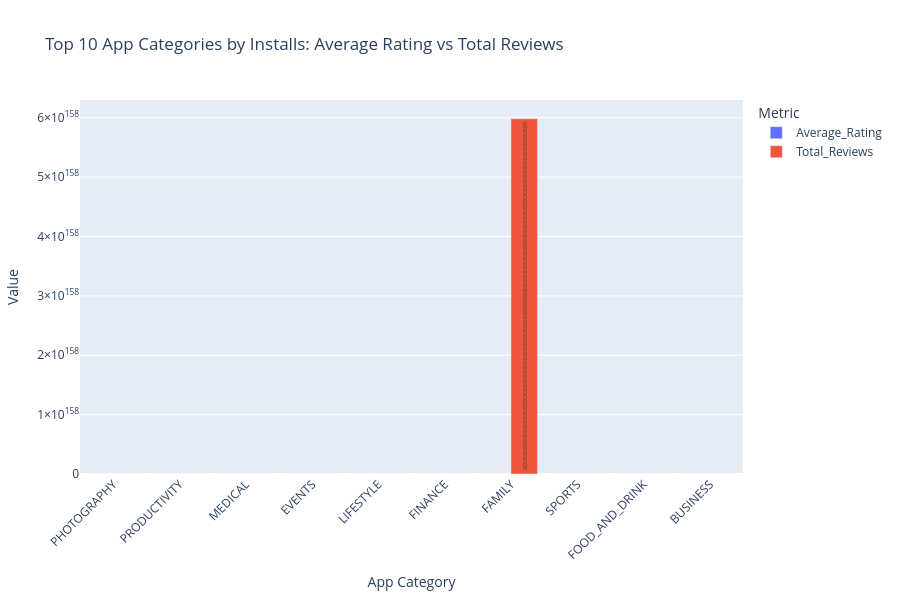

This figure's notebook cell:
### Code cell
fig = px.bar(
    top10_task1,
    x='Category',
    y=['Average_Rating', 'Total_Reviews'],
    barmode='group',
    title='Top 10 App Categories by Installs: Average Rating vs Total Reviews',
    labels={
        'Category': 'App Category',
        'value': 'Value',
        'variable': 'Metric'
    },
    text_auto='.2s'
)

fig.update_layout(
    xaxis_tickangle=-45,
    height=600
)

fig.show()

### Figure 1 — Plotly figure (JSON) as saved in the notebook; plotly's stock layout.template omitted (floating-point values rounded to 4 significant figures)
{"data": [{"alignmentgroup": "True", "hovertemplate": "Metric=Average_Rating<br>App Category=%{x}<br>Value=%{y}<extra></extra>", "legendgroup": "Average_Rating", "marker": {"color": "#636efa", "pattern": {"shape": ""}}, "name": "Average_Rating", "offsetgroup": "Average_Rating", "orientation": "v", "showlegend": true, "textposition": "auto", "texttemplate": "%{y:.2s}", "type": "bar", "x": ["PHOTOGRAPHY", "PRODUCTIVITY", "MEDICAL", "EVENTS", "LIFESTYLE", "FINANCE", "FAMILY", "SPORTS", "FOOD_AND_DRINK", "BUSINESS"], "xaxis": "x", "y": [4.15, 4.4, 4.533, 4.8, 4.38, 4.45, 4.395, 4.343, 4.6, 4.9], "yaxis": "y"}, {"alignmentgroup": "True", "hovertemplate": "Metric=Total_Reviews<br>App Category=%{x}<br>Value=%{y}<extra></extra>", "legendgroup": "Total_Reviews", "marker": {"color": "#EF553B", "pattern": {"shape": ""}}, "name": "Total_Reviews", "offsetgroup": "Total_Reviews", "orientation": "v", "showlegend": true, "textposition": "auto", "texttemplate": "%{y:.2s}", "type": "bar", "x": ["PHOTOGRAPHY", "PRODUCTIVITY", "MEDICAL", "EVENTS", "LIFESTYLE", "FINANCE", "FAMILY", "SPORTS", "FOOD_AND_DRINK", "BUSINESS"], "xaxis": "x", "y": [21160000000.0, 370300.0, 111100000000.0, 8.0, 759400000000000.0, 798400.0, 5.984e+158, 1.076e+32, 556.0, 378.0], "yaxis": "y"}], "layout": {"barmode": "group", "height": 600, "legend": {"title": {"text": "Metric"}, "tracegroupgap": 0}, "title": {"text": "Top 10 App Categories by Installs: Average Rating vs Total Reviews"}, "xaxis": {"anchor": "y", "domain": [0, 1], "tickangle": -45, "title": {"text": "App Category"}}, "yaxis": {"anchor": "x", "domain": [0, 1], "title": {"text": "Value"}}}}
